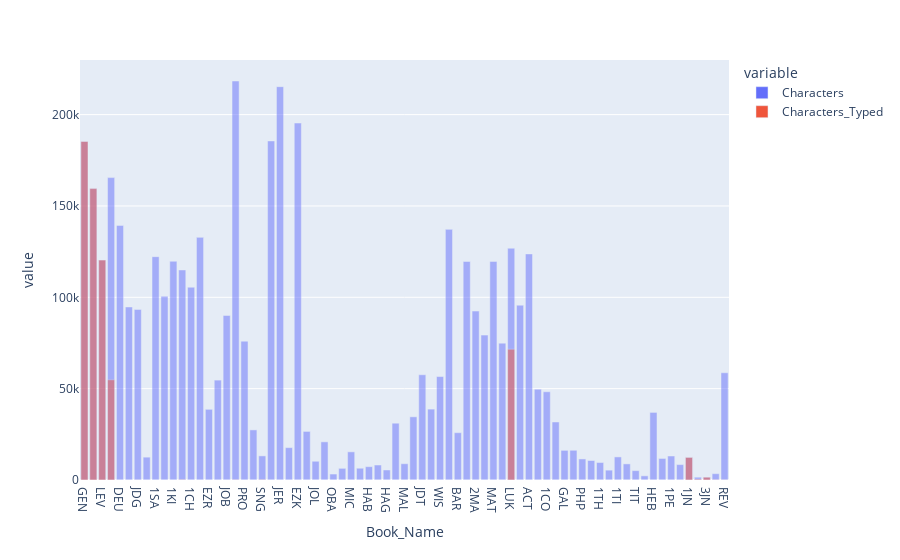

The notebook cell this image was saved under:
### Markdown cell above
### Creating a chart that compares the number of characters in each book with the number that have been typed:

This provides a clearer view of the player's progress in typing the Bible, as each bar's height is based on the number of characters. (In contrast, bars for fully typed small books will be just as high in fig_proportion_of_each_book_typed as those for fully typed large books.)

### Code cell
fig_characters_typed_in_each_book = px.bar(df_characters_typed_by_book, 
x = 'Book_Name', y = ['Characters', 'Characters_Typed'], barmode = 'overlay')
fig_characters_typed_in_each_book.write_html(
    'Analyses/characters_typed_by_book.html')
fig_characters_typed_in_each_book.write_image(
    'Analyses/characters_typed_by_book.png', 
    width = 1920, height = 1080, engine = 'kaleido', scale = 2)
fig_characters_typed_in_each_book

### Figure 1 — Plotly figure (JSON) as saved in the notebook; plotly's stock layout.template omitted (floating-point values rounded to 4 significant figures)
{"data": [{"alignmentgroup": "True", "hovertemplate": "variable=Characters<br>Book_Name=%{x}<br>value=%{y}<extra></extra>", "legendgroup": "Characters", "marker": {"color": "#636efa", "opacity": 0.5, "pattern": {"shape": ""}}, "name": "Characters", "offsetgroup": "Characters", "orientation": "v", "showlegend": true, "textposition": "auto", "type": "bar", "x": ["GEN", "EXO", "LEV", "NUM", "DEU", "JOS", "JDG", "RUT", "1SA", "2SA", "1KI", "2KI", "1CH", "2CH", "EZR", "NEH", "JOB", "PSA", "PRO", "ECC", "SNG", "ISA", "JER", "LAM", "EZK", "HOS", "JOL", "AMO", "OBA", "JON", "MIC", "NAM", "HAB", "ZEP", "HAG", "ZEC", "MAL", "TOB", "JDT", "ESG", "WIS", "SIR", "BAR", "1MA", "2MA", "DAG", "MAT", "MRK", "LUK", "JHN", "ACT", "ROM", "1CO", "2CO", "GAL", "EPH", "PHP", "COL", "1TH", "2TH", "1TI", "2TI", "TIT", "PHM", "HEB", "JAS", "1PE", "2PE", "1JN", "2JN", "3JN", "JUD", "REV"], "xaxis": "x", "y": [185293, 159492, 120367, 165525, 139344, 94721, 93365, 12505, 122241, 100552, 119726, 114964, 105529, 132807, 38692, 54680, 90053, 218388, 75981, 27419, 13203, 185587, 215297, 17722, 195384, 26589, 10261, 20876, 3265, 6386, 15400, 6446, 7307, 8197, 5489, 31085, 8912, 34593, 57613, 38794, 56619, 137185, 25899, 119609, 92464, 79306, 119621, 74901, 126856, 95683, 123742, 49703, 48301, 31750, 16240, 16273, 11523, 10665, 9559, 5396, 12632, 8815, 5134, 2267, 36994, 11803, 13132, 8442, 12363, 1536, 1525, 3461, 58702], "yaxis": "y"}, {"alignmentgroup": "True", "hovertemplate": "variable=Characters_Typed<br>Book_Name=%{x}<br>value=%{y}<extra></extra>", "legendgroup": "Characters_Typed", "marker": {"color": "#EF553B", "opacity": 0.5, "pattern": {"shape": ""}}, "name": "Characters_Typed", "offsetgroup": "Characters_Typed", "orientation": "v", "showlegend": true, "textposition": "auto", "type": "bar", "x": ["GEN", "EXO", "LEV", "NUM", "DEU", "JOS", "JDG", "RUT", "1SA", "2SA", "1KI", "2KI", "1CH", "2CH", "EZR", "NEH", "JOB", "PSA", "PRO", "ECC", "SNG", "ISA", "JER", "LAM", "EZK", "HOS", "JOL", "AMO", "OBA", "JON", "MIC", "NAM", "HAB", "ZEP", "HAG", "ZEC", "MAL", "TOB", "JDT", "ESG", "WIS", "SIR", "BAR", "1MA", "2MA", "DAG", "MAT", "MRK", "LUK", "JHN", "ACT", "ROM", "1CO", "2CO", "GAL", "EPH", "PHP", "COL", "1TH", "2TH", "1TI", "2TI", "TIT", "PHM", "HEB", "JAS", "1PE", "2PE", "1JN", "2JN", "3JN", "JUD", "REV"], "xaxis": "x", "y": [185293, 159492, 120367, 54837, 0, 0, 38, 0, 0, 0, 0, 191, 0, 0, 0, 0, 0, 132, 0, 0, 191, 0, 0, 0, 0, 0, 0, 0, 0, 0, 0, 0, 0, 0, 0, 0, 0, 0, 0, 0, 0, 0, 0, 0, 0, 0, 0, 0, 71580, 0, 0, 0, 0, 0, 0, 0, 0, 0, 0, 0, 0, 0, 0, 0, 0, 0, 0, 0, 12363, 453, 1525, 136, 64], "yaxis": "y"}], "layout": {"barmode": "overlay", "legend": {"title": {"text": "variable"}, "tracegroupgap": 0}, "margin": {"t": 60}, "xaxis": {"anchor": "y", "domain": [0, 1], "title": {"text": "Book_Name"}}, "yaxis": {"anchor": "x", "domain": [0, 1], "title": {"text": "value"}}}}
